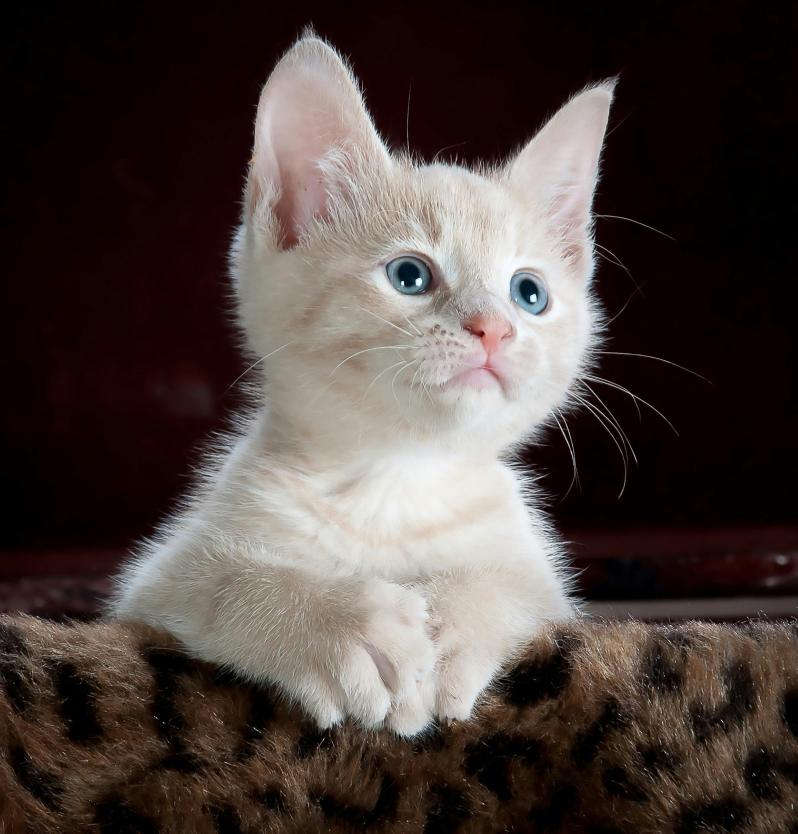
#> input picture kitty.jpg, 2392 x 2500 px (shown at 1/3 size)
$ jupyter execute Flip_crop_rotate_img.ipynb
#> lines starting #> are read from the running program, lines starting #| are printed output that depends on the picture
IMAGE ROTATE, CROP, AND FLIP


[cell 1]
import cv2
import matplotlib.pyplot as plt

[cell 2]
image = cv2.imread("./kitty.jpg")
#> image is the input picture: shape (2500, 2392, 3); mean B, G, R 63.1, 66.8, 77.4
#print(image)
image_rgb = cv2.cvtColor(image, cv2.COLOR_BGR2RGB)

[cell 3]
# plt.imshow(image)
plt.imshow(image_rgb)

Flipping

[cell 4]
#1 -- flip hrizontaly
#0 -- flip vertically
# -1 -- flip both axis
flip_horizontal=cv2.flip(image, 1)
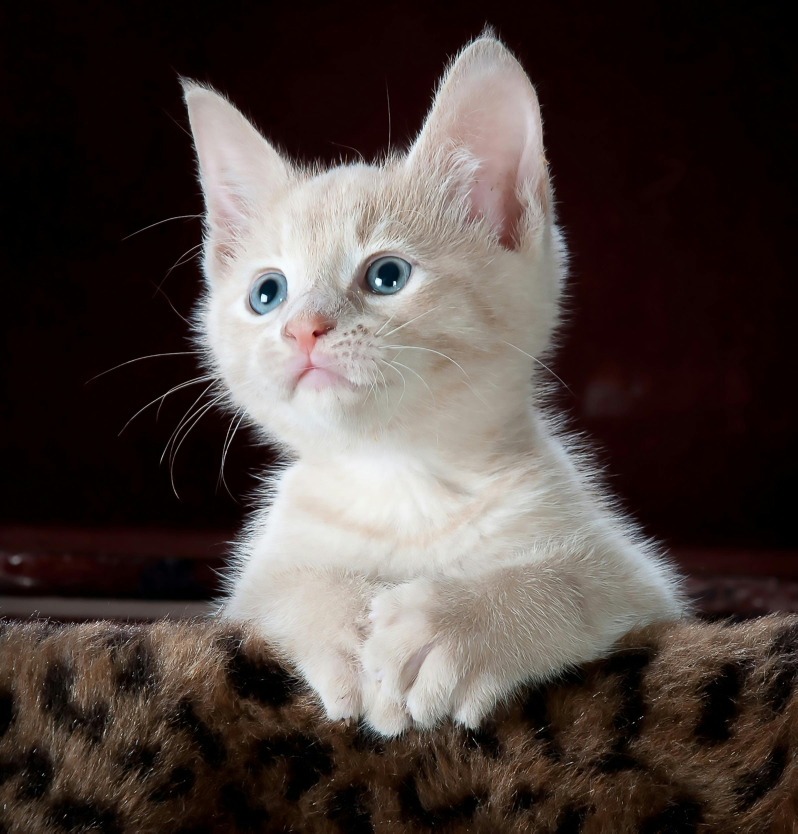
#> flip_horizontal: shape (2500, 2392, 3) (shown at 1/3 size); mean B, G, R 63.1, 66.8, 77.4
flip_vertical= cv2.flip(image, 0)
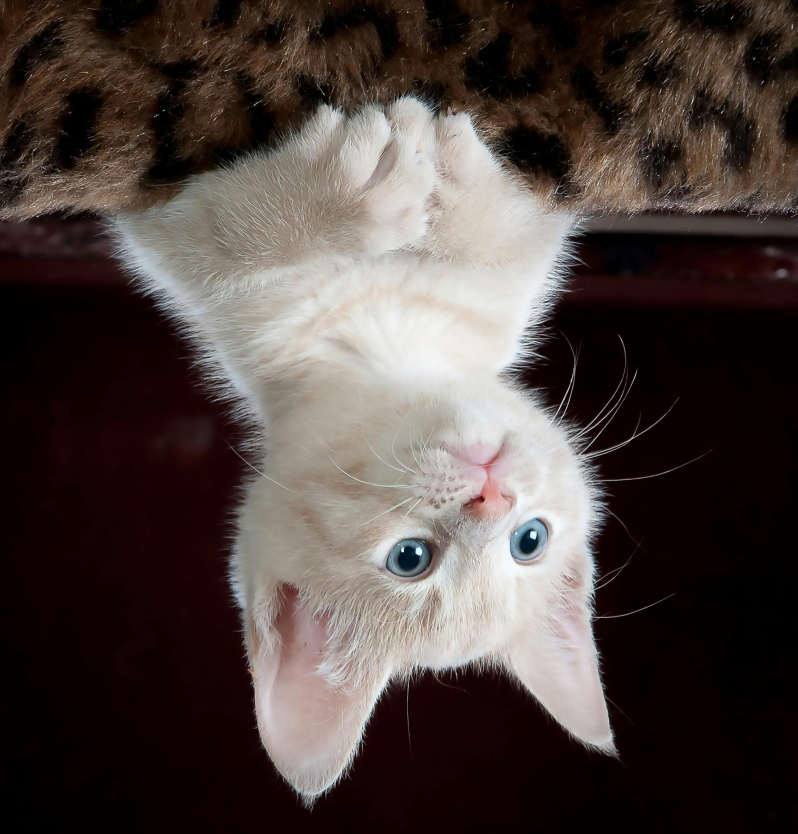
#> flip_vertical: shape (2500, 2392, 3) (shown at 1/3 size); mean B, G, R 63.1, 66.8, 77.4
flip_both_axis = cv2.flip(image, -1)
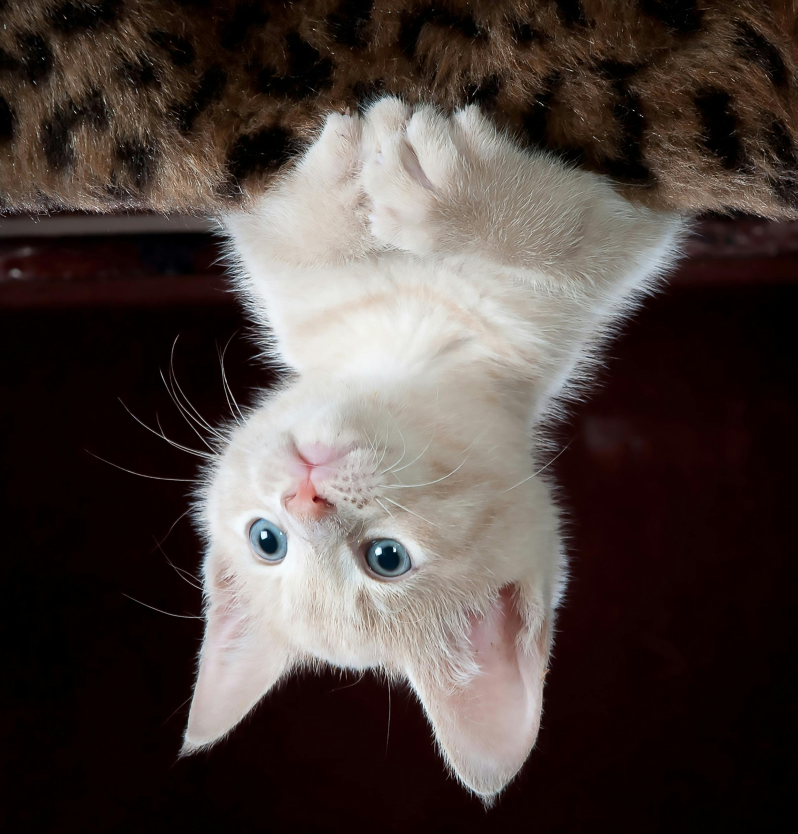
#> flip_both_axis: shape (2500, 2392, 3) (shown at 1/3 size); mean B, G, R 63.1, 66.8, 77.4


titles = ["original", "horizontal", "vertical", "both axis"]
images = [image_rgb,
          cv2.cvtColor(flip_horizontal, cv2.COLOR_BGR2RGB),
          cv2.cvtColor(flip_vertical, cv2.COLOR_BGR2RGB),
          cv2.cvtColor(flip_both_axis, cv2.COLOR_BGR2RGB)
          ]

plt.figure(figsize=(12,8))
for i in range(4):
    plt.subplot(2,2, i+1)
    plt.imshow(images[i])
    plt.title(titles[i])
    plt.axis('off')

plt.tight_layout()
plt.show()
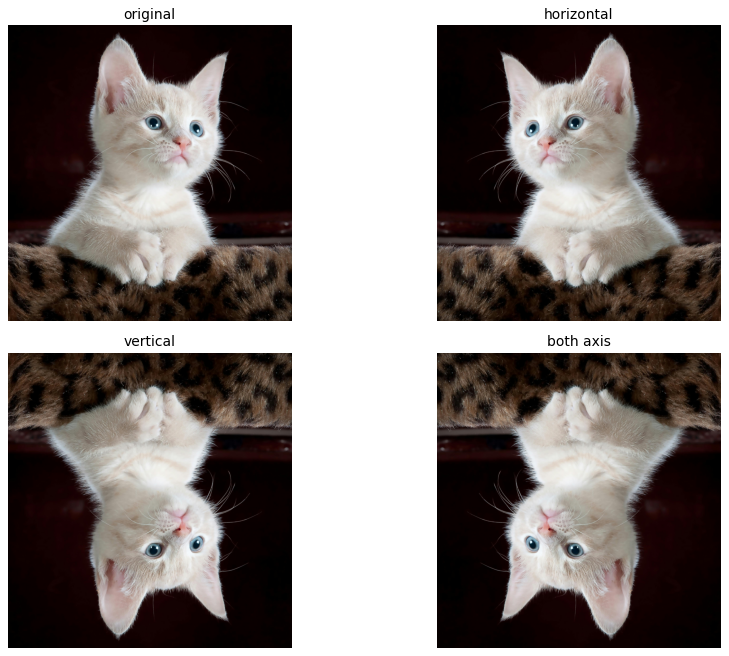
#> figure drawn by matplotlib, 4 panels

IMAGE ROTATE

[cell 5]
rotate_90_clock= cv2.rotate(image_rgb, cv2.ROTATE_90_CLOCKWISE)
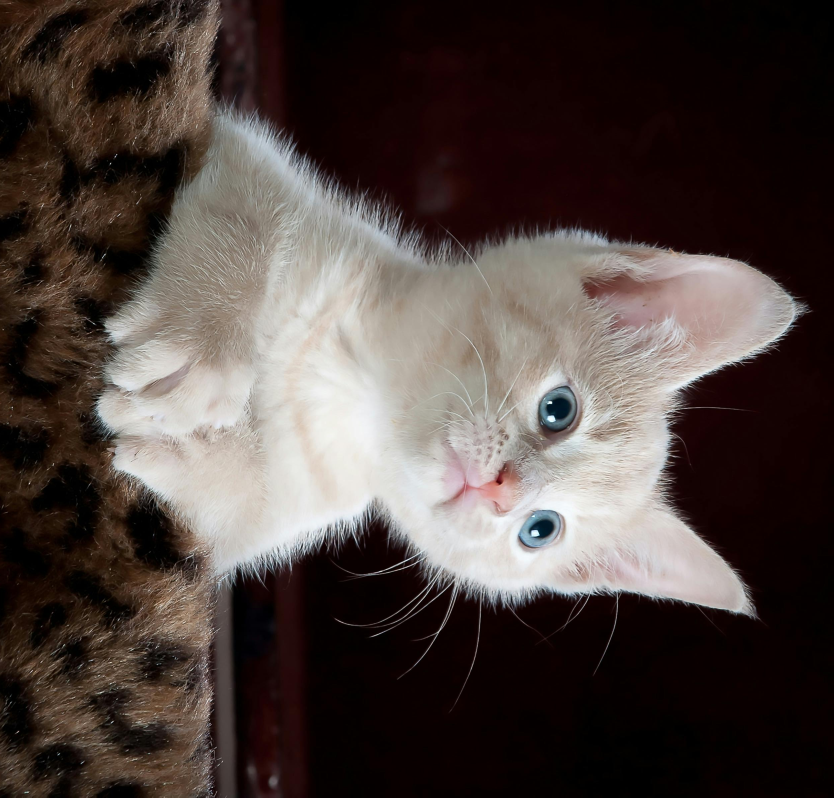
#> rotate_90_clock: shape (2392, 2500, 3) (shown at 1/3 size); mean R, G, B 77.4, 66.8, 63.1
rotate_180=  cv2.rotate(image_rgb, cv2.ROTATE_180)
rotate_90_counterclock= cv2.rotate(image_rgb, cv2.ROTATE_90_COUNTERCLOCKWISE)
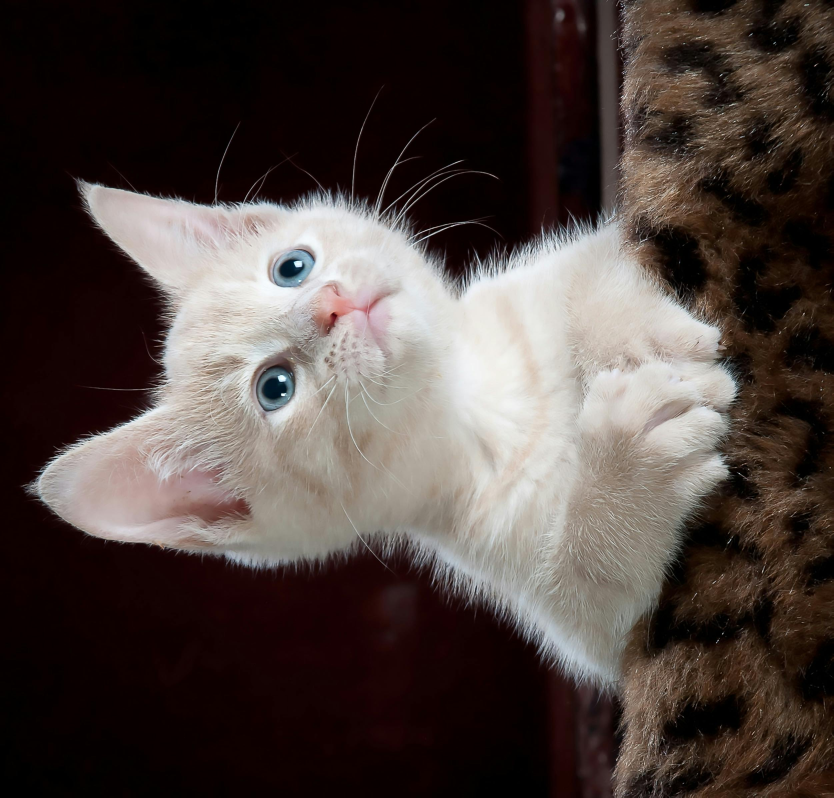
#> rotate_90_counterclock: shape (2392, 2500, 3) (shown at 1/3 size); mean R, G, B 77.4, 66.8, 63.1

titles = ["original", "90_clock", "_180_", "90_counterclock"]
images = [image_rgb, rotate_90_clock, rotate_180, rotate_90_counterclock]

plt.figure(figsize=(12, 8))

for i in range(4):
    plt.subplot(2,2, i+1)
    plt.imshow(images[i])
    plt.title(titles[i])
    plt.axis('off')

plt.tight_layout()
plt.show()

IMAGE CROP

[cell 6]
print(image_rgb.shape)
#| (2500, 2392, 3)
print(type(image_rgb))
#| <class 'numpy.ndarray'>

[cell 7]
x_start, y_start = 400, 300
x_end, y_end = 800, 900

cropped_image = image_rgb[y_start:y_end, x_start:x_end]
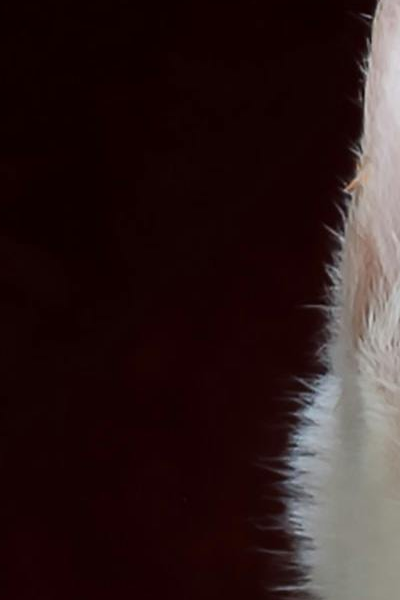
#> cropped_image: shape (600, 400, 3); mean R, G, B 45, 27.9, 27.8


plt.figure(figsize=(8, 4))

plt.subplot(1,2,1)
plt.imshow(image_rgb)
plt.title("original image")
plt.axis('off')

plt.subplot(1,2,2 )
plt.imshow(cropped_image)
plt.title("cropped_image")
plt.axis('off')

plt.tight_layout()
plt.show()
